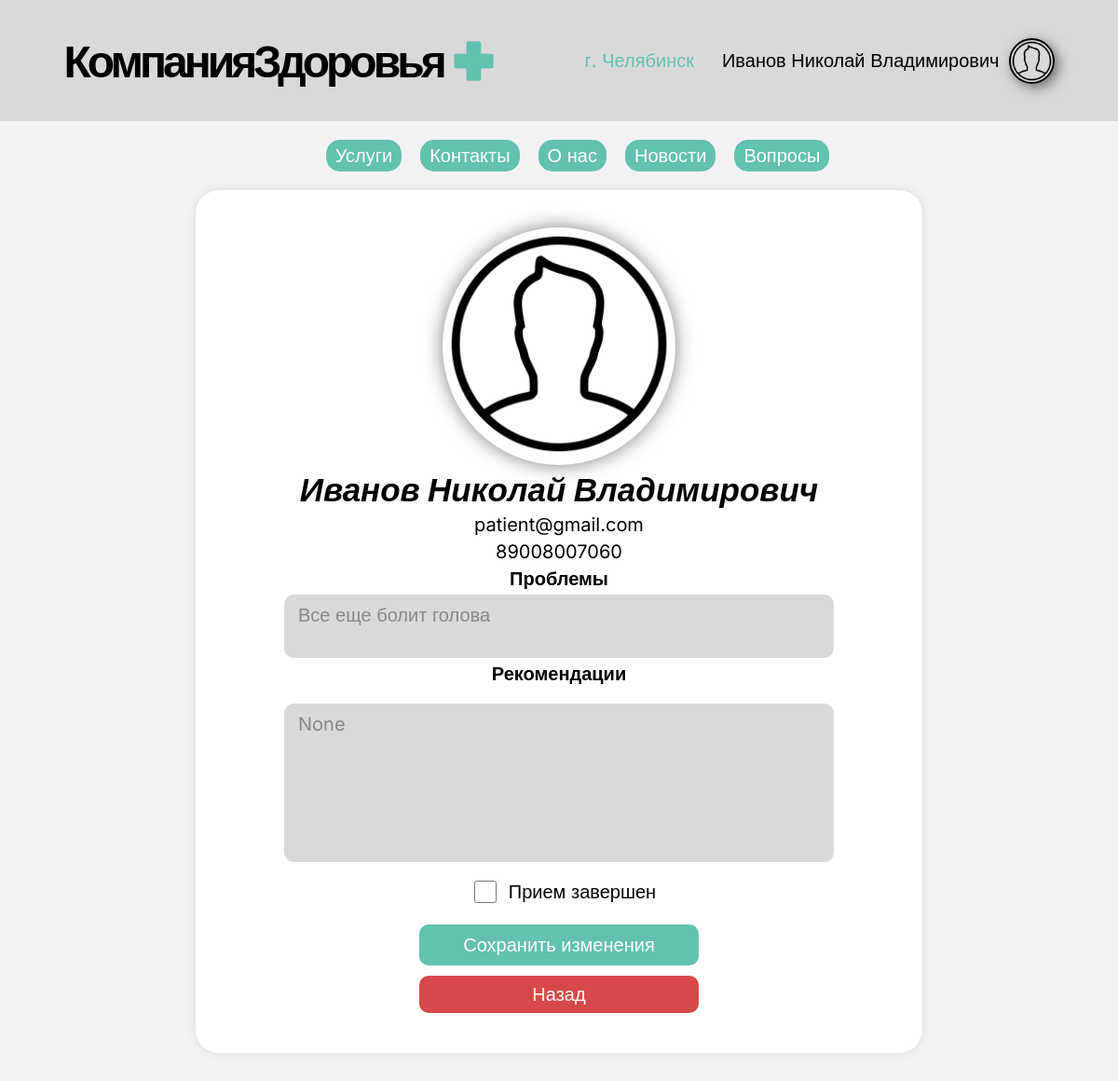
The page /appointmentDoctor/2/ on the database its author committed.
### main/models.py (models this page shows, shortened)
class Patient(models.Model):
    fio = models.CharField('ФИО', max_length=100)
    phone = models.CharField('Номер телефона', max_length=11)
    email = models.CharField('Почта', max_length=100)
    image = models.ImageField('Изображение профиля', null=True, blank=True, upload_to='images/')
    password = models.CharField('Пароль', max_length=120)
    class Meta:
        verbose_name = "Пациент"
        verbose_name_plural = "Пациенты"

class Appointment(models.Model):
    patient = models.ForeignKey(Patient, on_delete=models.CASCADE, related_name='appointments', verbose_name='Пациент')
    doctor = models.ForeignKey(Doctor, on_delete=models.CASCADE, related_name='appointments', verbose_name='Врач')
    date = models.DateTimeField('Дата и время приема')
    description = models.TextField('Описание проблемы', blank=True, null=True)
    recommendations = models.TextField('Рекомендации', blank=True, null=True)
    visited = models.BooleanField('Посещенно', default=False)
    class Meta:
        verbose_name = "Запись на прием"
        verbose_name_plural = "Записи на прием"

### main/views.py (the view, shortened to what this page needs)
# urls.py: path('appointmentDoctor/<int:appointment_id>/', views.specific_appointment_for_patient, name='specific_appointment_for_patient'),
def specific_appointment_for_patient(request, appointment_id):
    appointment = get_object_or_404(Appointment, id=appointment_id)
    patient = appointment.patient
    doctor = appointment.doctor
    return render(request, 'main/specificAppointmentForPacient.html', {
        'appointment': appointment,
        'patient': patient,
        'doctor': doctor
    })

### main/templates/main/specificAppointmentForPacient.html (shortened to what this page needs)
<!DOCTYPE html>
<html lang="ru">
<head>
    {% load static %}
    <link rel="stylesheet" href="{% static 'css/main.css' %}">
    <link rel="stylesheet" href="{% static 'css/specificAppointment.css' %}">
</head>
<body>
    {% include 'main/header.html' %}
    <main>
        <div class="block">
            <div class="container specificAppointment">
                <div class="profile-container-img">
                    <img src="{% if patient.image %}{{ patient.image.url }}{% else %}{% static 'img/defalt.png' %}{% endif %}" alt="doctor-img">
                </div>
                <h1>{{ patient.fio }}</h1>
                <p>{{ patient.email }}</p>
                <p>{{ patient.phone }}</p>
                <h2>Проблемы</h2>
                <textarea disabled="disabled">{{ appointment.description }}</textarea>
                <form method="POST">
                    <h2>Рекомендации</h2>
                    <textarea class="recommendation" id="recommendations" name="recommendations">{{ appointment.recommendations }}</textarea>
                    <div class="checkbox-container">
                        <input class="check-box" type="checkbox" id="visited" name="visited" {% if appointment.visited %}checked{% endif %}>
                        <label for="visited">Прием завершен</label>
                    </div>
                    <button type="submit" class="good-button">Сохранить изменения</button>
                </form>
                <a href="javascript:history.back()">
                    <button class="bad-button">Назад</button>
                </a>
            </div>
        </div>
    </main>
</body>
</html>

### main/templates/main/header.html (shortened to what this page needs)
{% load static %}
<header>
    <a href="{% url 'index' %}">
        <div class="logo">
            <div class="text-logo">
                <h1>КомпанияЗдоровья</h1>
            </div>
            <img src="{% static 'img/logo.png' %}" alt="logo site">
        </div>
    </a>
    <div class="left-item">
        <div class="city-index">
            <span>г. Челябинск</span>
        </div>
        {% if request.resolver_match.view_name != 'login' and request.resolver_match.view_name != 'register' and request.resolver_match.view_name != 'profile' and request.resolver_match.view_name != 'editProfile' and request.resolver_match.view_name != 'make_appointment' and request.resolver_match.view_name != 'home_visits_list' and request.resolver_match.view_name != 'ask_question'%}
            {% if patient %}
                <a href="{% url 'profile' %}">
                    <div class="profile">
                        <p>{{ patient.fio }}</p>
                        <img src="{% if patient.image %}{{ patient.image.url }}{% else %}{% static 'img/defalt.png' %}{% endif %}"
                             alt="image-profile">
                    </div>
                </a>
            {% else %}
                <a href="{% url 'login' %}">
                    <button>Личный кабинет</button>
                </a>
            {% endif %}
        {% endif %}
    </div>
</header>
<div class="nav-header">
    <nav>
        <ul class="main-nav">
            <a href="{% url 'ourServices' %}"><li>Услуги</li></a>
            <a href="{% url 'contacts' %}"><li>Контакты</li></a>
            <a href="{% url 'aboutUs' %}"><li>О нас</li></a>
            <a href="{% url 'news' %}"><li>Новости</li></a>
            <a href="{% url 'questions' %}"><li>Вопросы</li></a>
        </ul>
    </nav>
</div>

### static/css/main.css (style rules this page uses)
* { margin: 0; padding: 0; font-family: "Inter", sans-serif; font-size: 20px; }
ul { margin-left: 40px; list-style: none; }
a { text-decoration: none; color: black; }
main { background-color: #F2F2F2; padding: 0 0 30px 0; }
span { color: #63C1AF; }
.container { max-width: 1450px; box-shadow: 0px 0px 10px rgba(0,0,0,0.1); background-color: white; border-radius: 25px; padding: 40px; margin: 0px auto; }
.container h1 { text-align: left; font-size: 50px; font-weight: bold; }
@media screen and (max-width: 1570px) { .container { margin: 0px 20px; } }
button { border: none; border-radius: 10px; padding: 8px 15px; margin: 3px 0; color: white; min-width: 300px; transition: background-color 0.3s; }
.good-button { background-color: #63C1AF; }
.bad-button { background-color: #D74848; color: white; }
textarea { background-color: #D9D9D9; color: #868786; border: none; border-radius: 10px; width: 80%; height: auto; resize: none; padding: 10px 15px; }
form { text-align: center; display: flex; flex-direction: column; align-items: center; width: 100%; gap: 20px; }
form input { color: gray; padding: 10px 20px; border: none; border-radius: 20px; width: 300px; background-color: #D9D9D9; }
form button { padding: 10px 15px; background-color: #5B9F54; border: none; border-radius: 10px; color: white; text-align: center; }
header { background-color: #D9D9D9; height: 90px; display: flex; align-items: center; justify-content: space-around; padding: 20px; }
header h1, footer h1 { font-size: 48px; font-weight: 700; letter-spacing: -4px; }
header .logo, header .left-item, footer .footer-menu, footer .logo, footer .socials { display: flex; align-items: center; gap: 30px; }
header .logo img, footer .logo img, footer .socials img { width: 45px; height: 45px; margin-left: -20px; }
.nav-header { background-color: #F2F2F2; padding: 20px 0; }
.nav-header nav ul { ; display: flex; justify-content: center; gap: 20px; padding: 0; }
.nav-header nav ul li { padding: 5px 10px; background-color: #63C1AF; border-radius: 15px; color: white; transition: scale 0.5s ease; }
header .profile { display: flex; justify-content: center; align-items: center; gap: 10px; }
header .profile img { width: 45px; height: 45px; border: 2px solid black; border-radius: 50%; object-fit: cover; box-shadow: 4px 4px 14px rgba(0,0,0,0.5); }

### static/css/specificAppointment.css (style rules this page uses)
.specificAppointment { max-width: 700px; margin: 0 auto; display: flex; flex-direction: column; justify-content: center; align-items: center; gap: 5px; }
.specificAppointment form .recommendation { height: 150px; }
.specificAppointment .checkbox-container { display: flex; }
.specificAppointment .checkbox-container .check-box { width: 50px; }
.specificAppointment h1 { font-size: 35px; font-style: italic; }
.specificAppointment .profile-container-img { border-radius: 50%; box-shadow: 0px 0px 20px rgba(0,0,0,0.5); overflow: hidden; }
.specificAppointment .profile-container-img img { width: 250px; height: 250px; object-fit: cover; }

### rows shown on the page
Patient: fio "Иванов Николай Владимирович", email "patient@gmail.com", phone "89008007060"
Appointment: description "Все еще болит голова", recommendations "None"
